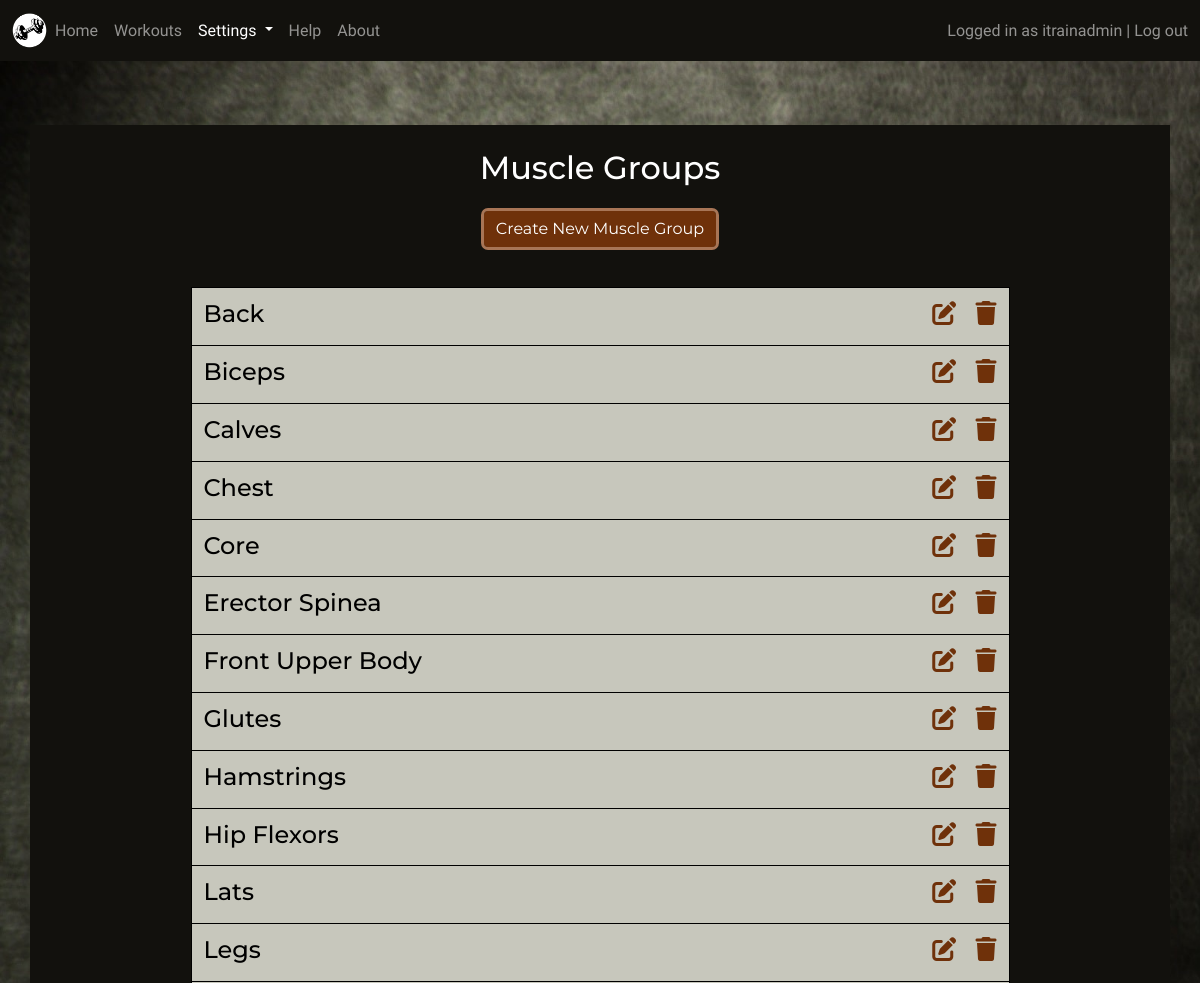
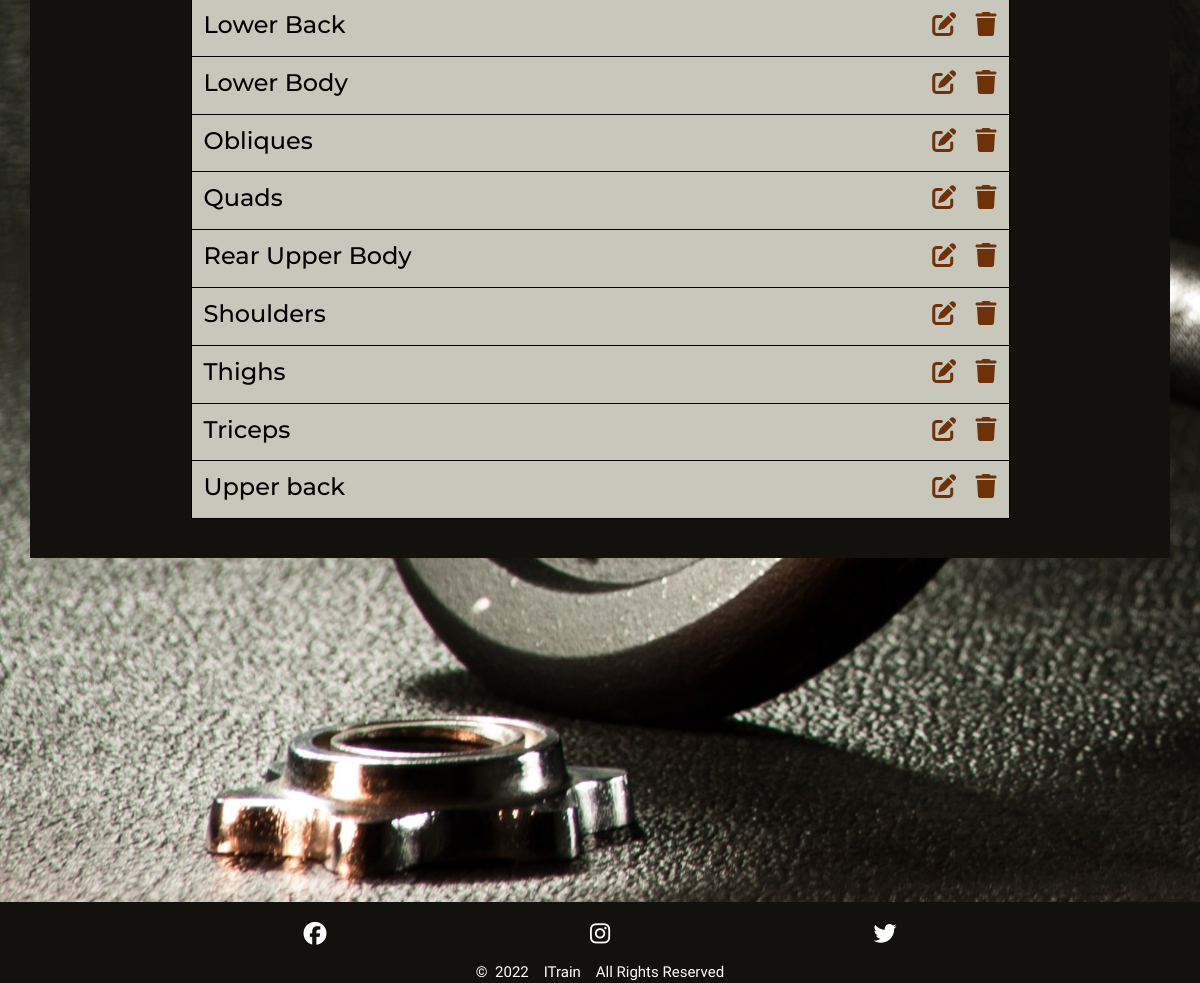
The app's page /settings/muscle_groups/ (signed in) with its own data (2 pictures, top to bottom).
### setup/models.py (models this page shows, shortened)
class MuscleGroup(models.Model):
    name = models.CharField(max_length=30, null=False, blank=False)
    created_by = models.ForeignKey(User, on_delete=models.CASCADE)
    class Meta:
        ordering = ['name']

### setup/views.py (the view)
# urls.py: path('settings/muscle_groups/', MuscleGroupList.as_view(),
class MuscleGroupList(generic.ListView):
    model = MuscleGroup
    template_name = 'setup/muscle_groups.html'
    def get_queryset(self):
        queryset = super().get_queryset()
        filter = [self.request.user.username, "itrainadmin"]
        queryset = queryset.filter(created_by__username__in=filter)
        return queryset

### setup/templates/setup/muscle_groups.html (shortened to what this page needs)
{% extends 'base.html' %}
{% load static %}
{% block content %}
<div class="jumbotron container p1 p-sm-2 mt-md-3">
  {% if user.is_authenticated %}
  <div class="jumbotron-head justify-content-center text-center mt-3">
    <h2 class="mb-4">Muscle Groups</h2>
    <a href="{% url 'create_muscle_group'%}">
      <button type="button" class="btn btn-primary" aria-label="Create Muscle Group">Create New Muscle Group</button>
    </a>
  </div>
  <div class="container-md content-list-container p-sm-4 mt-3 gy-4 dark-clr">
    <div class="row session-workout content-list row-cols-1">
      {% for muscle_group in musclegroup_list %}
      <div class="col col-sm-6 col-md-9 grid-col2">
        <h4>{{ muscle_group.name }}</h4>
      </div>
      <div class="col col-sm-6 col-md-3 grid-col2 list-icons">
        <h4 class="float-start float-sm-end">
          {% if user.username == muscle_group.created_by.username %}
          <a class="med-dark-clr" href="{% url 'edit_muscle_group' muscle_group.id %}" aria-label="Edit Muscle Group">
            <i class="fa-solid fa-edit"></i></a>&nbsp;&nbsp;
          <a class="med-dark-clr" href="#delete-muscle_group-{{ muscle_group.id }}" data-bs-toggle="modal"
            aria-label="Delete Muscle Group">
            <i class="fa-solid fa-trash"></i>
          </a>
          {% endif %}
        </h4>
      </div>
      {% empty %}
      <div class="col grid-col2 pt-3">
        <h4>You have no Muscle Groups to show</h4>
      </div>
      {% endfor %}
    </div>
  </div>
  {% endif %}
</div>
{% endblock %}

### templates/base.html (shortened to what this page needs)
{% load static %}
<!DOCTYPE html>
<html lang="en">
<head>
    <link href="https://cdn.jsdelivr.net/npm/bootstrap@5.1.3/dist/css/bootstrap.min.css" rel="stylesheet"
>
    <link rel="stylesheet" href="{% static 'css/style.css' %}">
</head>
<body class="flex position-relative">
    <header class="flex primary-header">
        <nav class="navbar navbar-expand-lg navbar-dark">
            <div class="container-fluid">
                <a class="navbar-brand me-0" href="{% url 'home' %}" aria-label="Go to Home">
                    <img class="icon" src="{% static 'images/nav_icon.png' %}" alt="Itrain Icon">
                </a>
                <div class="collapse navbar-collapse" id="navbarToggler">
                    <ul class="navbar-nav me-auto mb-2 mb-lg-0">
                        <li class="nav-item">
                            <a class="nav-link {% if 'home' in request.path %} active {% endif %}"
                                href="{% url 'home' %}" aria-label="Go to Home">Home</a>
                        </li>
                        {% if user.is_authenticated %}
                        <li class="nav-item">
                            <a class="nav-link {% if 'workout' in request.path %} active {% endif %}"
                                href="{% url 'workouts' %}" aria-label="Go to Workouts">Workouts</a>
                        </li>
                        <li class="nav-item dropdown">
                            <a class="nav-link dropdown-toggle {% if 'settings' in request.path %} active {% endif %}"
                                href="#" id="navbarScrollingDropdown" role="button" data-bs-toggle="dropdown"
                                aria-expanded="false" aria-label="Open settings">
                                Settings
                            </a>
                        </li>
                        <li class="nav-item">
                            <a class="nav-link {% if 'help' in request.path %} active {% endif %}"
                                href="{% url 'help' %}" aria-label="Go to Help">Help</a>
                        </li>
                        {% endif %}
                        <li class="nav-item">
                            <a class="nav-link {% if 'about' in request.path %} active {% endif %}"
                            href="{% url 'about' %}" aria-label="Go to About">About</a>
                        </li>
                    </ul>
                    {% if user.is_authenticated %}
                    <span class="navbar-text">
                        Logged in as {{ user.username }}&nbsp;|&nbsp;<a id="nav-login" href="{% url 'logout' %}"
                            aria-label="Go to Log out">Log out</a>
                    </span>
                    {% else %}
                    <span class="navbar-text">
                        <a id="nav-logout" href="{% url 'login' %}" aria-label="Go to Sign up">Log in / Sign up</a>
                    </span>
                    {% endif %}
                </div>
            </div>
        </nav>
    </header>
    <section class="mt-sm-5 mb-sm-5">
        {% block content %}
        {% endblock %}
    </section>
    <footer>
        <div class="container">
            <div class="row justify-content-center">
                <div class="col-md-9 text-center mt-1 mt-sm-3">
                    <div class="row mb-2 social-links">
                        <div class="col-4">
                            <a href="https://www.facebook.com/" target="_blank" rel="noopener"
                                aria-label="Link to ITrain's Facebook page"><span><i
                                        class="fa-brands fa-facebook light-clr"></i></span></a>
                        </div>
                        <div class="col-4">
                            <a href="https://www.instagram.com/" target="_blank" rel="noopener"
                                aria-label="Link to ITrain's Instagram page"><span><i
                                        class="fa-brands fa-instagram light-clr"></i></span></a>
                        </div>
                        <div class="col-4">
                            <a href="https://www.twitter.com/" target="_blank" rel="noopener"
                                aria-label="Link to ITrain's Twitter page"><span><i
                                        class="fa-brands fa-twitter light-clr"></i></span></a>
                        </div>
                    </div>
                </div>
                <div class="copyright col-md-9 text-center">
                    <p class="mb-0">&copy;&nbsp; 2022 &nbsp;&nbsp; ITrain &nbsp;&nbsp; All Rights
                        Reserved</p>
                </div>
            </div>
        </div>
    </footer>
</body>
</html>

### static/css/style.css (style rules this page uses)
body { font-family: 'IM Fell English', serif; color: white; min-height: 100vh; display: flex; flex-direction: column; justify-content: flex-start; background: url('../images/dumbbell.jpg'); background-position: left bottom; overflow-x: hidden; -webkit-background-size: cover; -moz-background-size: cover; -o-background-size: cover; background-size: cover; }
.dark-clr { color: black; }
.light-clr { color: white; }
.med-dark-clr { color: #6F310A; }
a { text-decoration: none; }
.btn { outline: solid #A87556; color: white; background-color: #6F310A; border: none; box-shadow: 0 0 0 0; }
section { color: black; font-family: 'Montserrat', sans-serif; min-height: 70%; min-height: -webkit-calc(100% - 186px); min-height: -moz-calc(100% - 186px); min-height: calc(100% - 186px); }
.navbar { background-color: #12110D; }
.icon { height: 35px; width: 35px }
#nav-login, #nav-logout { color: rgba(255,255,255,.55); }
footer { background-color: #12110D; margin-top: auto; }
.social-links a { font-size: 23px; }
.copyright { font-size: 15px; }
.jumbotron { background-color: #12110D; color: white; height: 72vh; overflow-y: auto; overflow-x: hidden; }
.content-list-container { width: 75%; }
.content-list { background-color: #C7C7BC; border: solid 1px black; }
ul { height: 100%; padding: 0px 5px 0px 20px; padding-inline-start: 5px; }
li { list-style-type: none; margin: 0; padding: 0; }
.session-workout { margin-bottom: 1.5rem; }
.grid-col2 { padding-top: 0.75rem; padding-bottom: 0.5rem; }
.session-workout .grid-col2 { border-top: solid 1px black; }
.session-workout .grid-col2:first-of-type, .session-workout .grid-col2:nth-of-type(2) { border-top: none; }

### records on screen
MuscleGroup: name "Back"
MuscleGroup: name "Biceps"
MuscleGroup: name "Calves"
MuscleGroup: name "Chest"
MuscleGroup: name "Core"
MuscleGroup: name "Erector Spinea"
MuscleGroup: name "Front Upper Body"
MuscleGroup: name "Glutes"
MuscleGroup: name "Hamstrings"
MuscleGroup: name "Hip Flexors"
MuscleGroup: name "Lats"
MuscleGroup: name "Legs"
MuscleGroup: name "Lower Back"
MuscleGroup: name "Lower Body"
MuscleGroup: name "Obliques"
MuscleGroup: name "Quads"
MuscleGroup: name "Rear Upper Body"
MuscleGroup: name "Shoulders"
MuscleGroup: name "Thighs"
MuscleGroup: name "Triceps"
MuscleGroup: name "Upper back"

### other values on screen
{{ user.username }} "itrainadmin"
